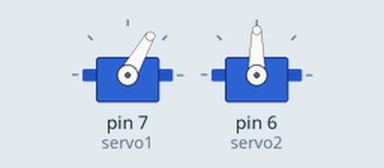
This sketch was run on a simulated Arduino Uno, built with avr-gcc and run on an emulated ATmega328P. Shown: 2 × servo.

Above: at 0.05 s.
At 1.7 s:
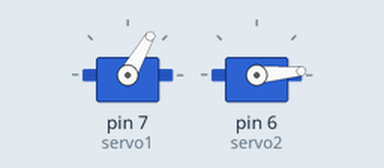
At 2.55 s:
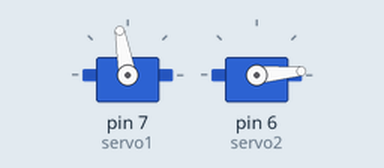
At 3.4 s:
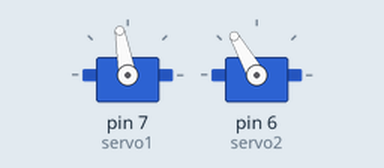
Timing chart, 0 to 7.9 s (numbered marks = the images above):
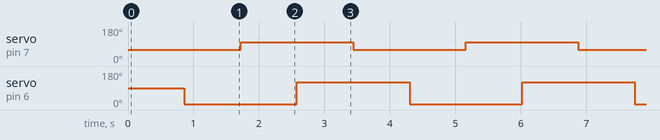

The sketch:

Servo1.ino
```cpp
#include <Servo.h>

Servo servo1;
Servo servo2;
void setup() {
  // put your setup code here, to run once:

servo1.attach(7);
servo2.attach(6);
}

void loop() {
  // put your main code here, to run repeatedly:

  servo1.write(60);
  delay(860);
  servo2.write(5);
  delay(860);
  servo1.write(100);
  delay(860);
  servo2.write(120);
  delay(860);
//servo2.write(110);
//delay(2000);
//servo2.write(180);
//  delay(2000);


}
```

Measured:
- by itself, servo on pin 7 (servo1): alternates 100° for 1.7 s and 60° for 1.7 s
- by itself, servo on pin 6 (servo2): alternates 120° for 1.7 s and 5° for 1.7 s
